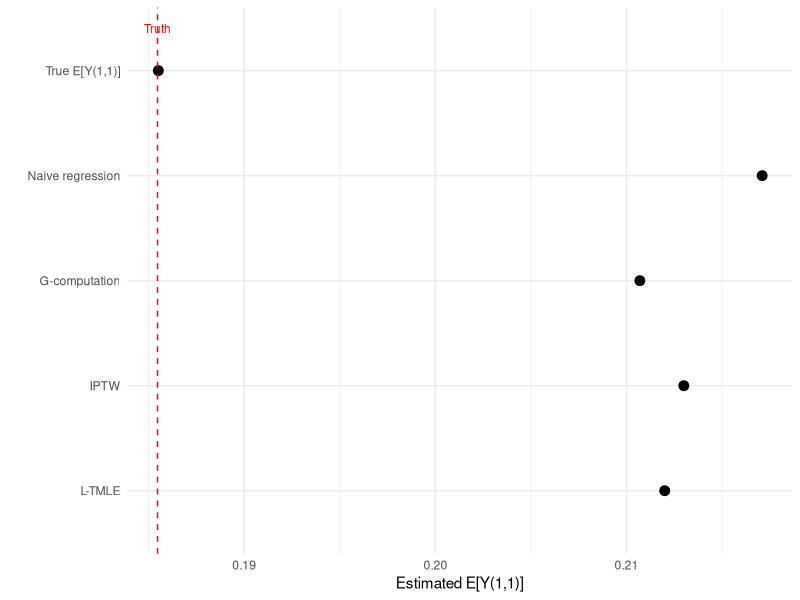

Reproduce this figure in R.
## ---- chunk 1
#| include: false
library(tidyverse)
knitr::opts_chunk$set(
  collapse = TRUE,
  comment = "#>",
  fig.width = 7,
  fig.height = 4,
  fig.align = "center"
)
logit <- function(p) log(p / (1 - p))
## ---- chunk 2
set.seed(2026)
n <- 2000

W_age    <- rnorm(n, mean = 40, sd = 10)
W_male   <- rbinom(n, 1, 0.6)
W_cd4_bl <- pmax(50, rnorm(n, mean = 350, sd = 120))
W_vl_bl  <- rnorm(n, mean = 4.2, sd = 0.7)
W <- 0.01 * (W_age - 40) - 0.001 * (W_cd4_bl - 350) + 0.3 * W_vl_bl - 0.1 * W_male

g1_true <- plogis(0.5 + 0.8 * W)
A1 <- rbinom(n, 1, g1_true)
L1 <- rnorm(n, mean = 0.5 * W + 0.7 * A1, sd = 1)
g2_true <- plogis(-0.3 + 0.6 * L1 + 0.4 * A1)
A2 <- rbinom(n, 1, g2_true)
Y <- rbinom(n, 1, plogis(-0.5 - 0.5 * A1 - 0.6 * A2 - 0.3 * L1 + 0.4 * W))

dat <- tibble(W, A1, L1, A2, Y)
## ---- chunk 3
# Oracle truth (separate seed, large MC sample)
set.seed(9999)
n_mc <- 100000
W_mc <- rep(W, length.out = n_mc)
L1_cf11 <- rnorm(n_mc, mean = 0.5 * W_mc + 0.7, sd = 1)
Y_cf11  <- plogis(-0.5 - 0.5 - 0.6 - 0.3 * L1_cf11 + 0.4 * W_mc)
true_EY_11 <- mean(Y_cf11)
cat("True E[Y(1,1)]:", round(true_EY_11, 4), "\n")
## ---- chunk 4
# Time 1: P(A1 = 1 | W)
g1_mod <- glm(A1 ~ W, family = binomial, data = dat)
g1_hat <- pmax(0.01, pmin(0.99, predict(g1_mod, type = "response")))

# Time 2: P(A2 = 1 | A1, L1, W)
g2_mod <- glm(A2 ~ L1 + A1 + W, family = binomial, data = dat)
g2_hat <- pmax(0.01, pmin(0.99, predict(g2_mod, type = "response")))

# Evaluate g2 under the intervention value A1=1
g2_under_a1 <- pmax(0.01, pmin(0.99,
  predict(g2_mod, newdata = dat %>% mutate(A1 = 1), type = "response")))

# Cumulative probability of following "always adhere"
g_cumulative <- g1_hat * g2_under_a1
cat("Cumulative g range:", round(range(g_cumulative), 3), "\n")
## ---- chunk 5
Q2_mod <- glm(Y ~ A2 + L1 + A1 + W + A1:A2, family = binomial, data = dat)
Q2_A2is1 <- predict(Q2_mod, newdata = dat %>% mutate(A2 = 1), type = "response")
cat("Q2(A2=1) range:", round(range(Q2_A2is1), 4), "\n")
## ---- chunk 6
Q1_mod <- glm(Q2_A2is1 ~ A1 + W, family = quasibinomial, data = dat)
Q1_A1is1 <- predict(Q1_mod, newdata = dat %>% mutate(A1 = 1), type = "response")
cat("G-computation estimate E[Y(1,1)]:", round(mean(Q1_A1is1), 4), "\n")
cat("True E[Y(1,1)]:                  ", round(true_EY_11, 4), "\n")
## ---- chunk 7
H2 <- (dat$A1 == 1 & dat$A2 == 1) / (g1_hat * g2_under_a1)
QA_init_t2 <- predict(Q2_mod, type = "response")

# Fluctuation model
fluc2 <- glm(dat$Y ~ -1 + offset(logit(QA_init_t2)) + H2, family = binomial)
eps2 <- coef(fluc2)

# Update Q2 predictions under A2=1
Q2_star <- plogis(logit(Q2_A2is1) + eps2 / (g1_hat * g2_under_a1))
cat("Epsilon at time 2:", round(eps2, 5), "\n")
## ---- chunk 8
Q1_mod_updated <- glm(Q2_star ~ A1 + W, family = quasibinomial, data = dat)
Q1_updated <- predict(Q1_mod_updated, type = "response")
Q1_under_a1 <- predict(Q1_mod_updated, newdata = dat %>% mutate(A1 = 1), type = "response")

H1 <- (dat$A1 == 1) / g1_hat

fluc1 <- glm(Q2_star ~ -1 + offset(logit(Q1_updated)) + H1, family = quasibinomial)
eps1 <- coef(fluc1)

Q1_star <- plogis(logit(Q1_under_a1) + eps1 / g1_hat)
cat("Epsilon at time 1:", round(eps1, 5), "\n")
## ---- chunk 9
ltmle_est_11 <- mean(Q1_star)
cat("L-TMLE estimate E[Y(1,1)]:", round(ltmle_est_11, 4), "\n")
cat("True E[Y(1,1)]:           ", round(true_EY_11, 4), "\n")
## ---- chunk 10
naive_mod <- glm(Y ~ A1 + A2 + L1 + W, family = binomial, data = dat)
naive_pred_11 <- mean(predict(naive_mod, newdata = dat %>% mutate(A1 = 1, A2 = 1), type = "response"))

iptw_w <- ifelse(dat$A1 == 1 & dat$A2 == 1, 1 / (g1_hat * g2_hat), 0)
iptw_est <- sum(iptw_w * dat$Y) / sum(iptw_w)

comparison <- tibble(
  Method = c("True E[Y(1,1)]", "Naive regression", "G-computation", "IPTW", "L-TMLE"),
  Estimate = round(c(true_EY_11, naive_pred_11, mean(Q1_A1is1), iptw_est, ltmle_est_11), 4)
)
comparison |> as.data.frame()
## ---- chunk 11
#| label: fig-estimator-comparison
#| fig-cap: "Comparison of estimators for the counterfactual failure rate under sustained high adherence."
ggplot(comparison, aes(x = Estimate, y = factor(Method, levels = rev(Method)))) +
  geom_point(size = 3) +
  geom_vline(xintercept = true_EY_11, linetype = "dashed", color = "red") +
  annotate("text", x = true_EY_11, y = 5.4, label = "Truth", color = "red", size = 3) +
  labs(x = "Estimated E[Y(1,1)]", y = "") +
  theme_minimal()
